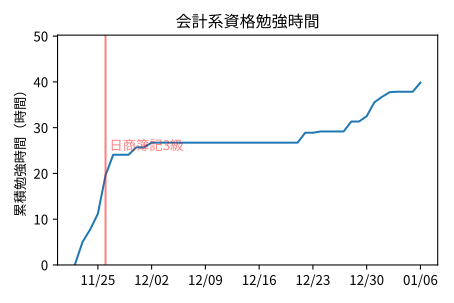

The Python source for this figure:
# 学習進捗をプロットするスクリプト

import matplotlib.pyplot as plt
import matplotlib.dates as mdates
import pandas as pd
from datetime import datetime
from pandas import Timedelta


def draw_event(ax, date, label, xlim):
    deltax = Timedelta((xlim[1] - xlim[0]) / 100, unit="D")
    ax.vlines(date, 0, 1, transform=ax.get_xaxis_transform(), colors="red")
    ax.text(date + deltax, 0.5, label, transform=ax.get_xaxis_transform(), color="red")


if __name__ == "__main__":
    plt.rcParams["font.family"] = "Noto Sans JP"

    progress = pd.read_csv("progress.csv", index_col=0)
    event = pd.read_csv("event.csv", index_col=0)

    mm = 25.4
    width = 120 / mm
    height = 80 / mm

    fig, ax = plt.subplots(figsize=(width, height), tight_layout=True)

    progress.index = pd.to_datetime(progress.index)
    event.index = pd.to_datetime(event.index)

    progress = progress.sort_index()
    progress["time"] = progress["h"] + progress["m"] / 60

    progress["time"] = progress["time"].cumsum()

    ax.plot(progress.index, progress["time"], label="勉強時間")
    ax.set_ylabel("累積勉強時間（時間）")
    ax.set_title("会計系資格勉強時間")

    ax.xaxis.set_major_formatter(mdates.DateFormatter("%m/%d"))

    xlim = ax.get_xlim()
    ymin, ymax = ax.get_ylim()
    ax.set_ylim(0, ymax * 1.2)

    ax.xaxis.set_major_locator(mdates.DayLocator(bymonthday=None, interval=7, tz=None))

    result = pd.DataFrame(index=event.index, columns=["event", "time"])

    for i in range(len(event)):
        draw_event(ax, event.index[i], event["event"].iloc[i], xlim)
        result["event"].iloc[i] = event["event"].iloc[i]
        result["time"].iloc[i] = progress["time"].loc[event.index[i]]

    result.to_csv("result.csv")

    plt.savefig("progress.svg")
    plt.savefig("progress.png", dpi=300)
